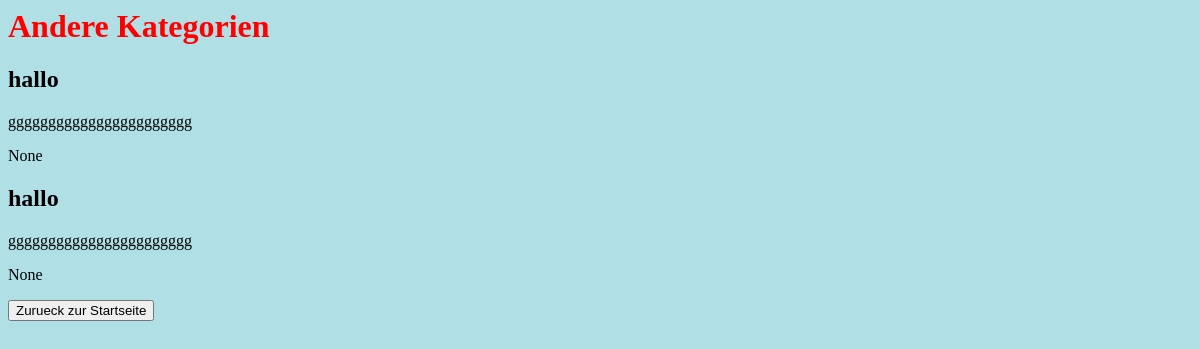
Before: /Blog/Andere/ with the older database file.
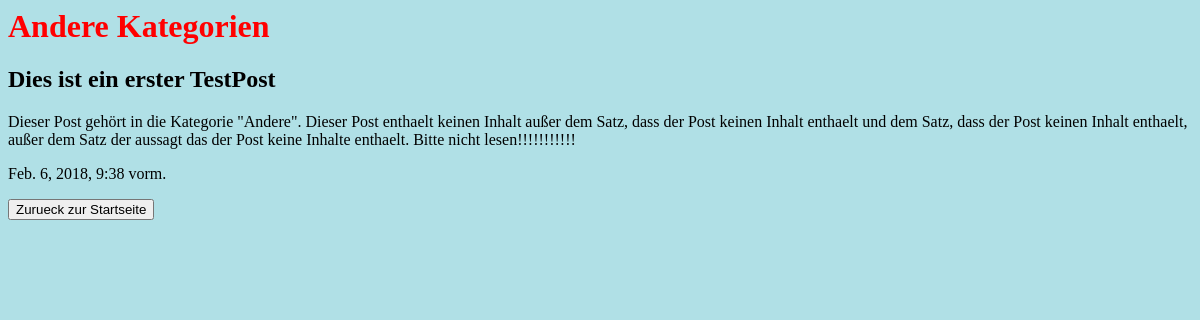
After: the same page with the newer database file.
### Blog/models.py (models this page shows)
class Post(models.Model):
    Categorys = (
        ('Reisen','Reisen'),
        ('Arbeit','Arbeit'),
        ('Freizeit','Freizeit'),
        ('Andere','Andere'),
    )
    title = models.CharField(max_length=200)
    text = models.TextField()
    category = models.CharField(max_length=200, choices=Categorys, default='Andere')
    created_date = models.DateTimeField(
            default=timezone.now)

### Blog/views.py (the view)
# urls.py: path('Andere/',views.index1, name='index1'),
def index1(request):
    art = Post.objects.filter(category='Andere').order_by('-created_date')
    return render(request, 'Blog/Antemp.html',{
        'art':art
    })

### Blog/templates/Blog/Antemp.html (shortened to what this page needs)
<html>
<head>
</head>
<body style="background-color:powderblue;">
{% block content %}
<div>
<h1><font color="red">Andere Kategorien</font></h1>
</div>
    {% for art in art %}
    <h2>{{ art.title }}</h2>
    <p>{{ art.text }}</p>
    <p>{{ art.created_date }}<p>
    {% endfor %}
<form action="http://localhost:8000/Blog">
    <input type="submit" value="Zurueck zur Startseite">
</form>
{% endblock content %}
</body>
</html>

Changed rows visible on the page:
removed Post: title "hallo", text "ggggggggggggggggggggggg", created_date "None"
removed Post: title "hallo", text "ggggggggggggggggggggggg", created_date "None"
added Post: title "Dies ist ein erster TestPost", text "Dieser Post gehört in die Kategorie \"Andere\". Dieser Post enthaelt keinen Inhalt außer dem Satz, dass der Post keinen Inhalt enthaelt und dem Satz, dass der Post keinen Inhalt enthaelt, außer dem Satz der aussagt das der Post keine Inhalte enthaelt. Bitte nicht lesen!!!!!!!!!!!", created_date "Feb. 6, 2018, 9:38 vorm."
